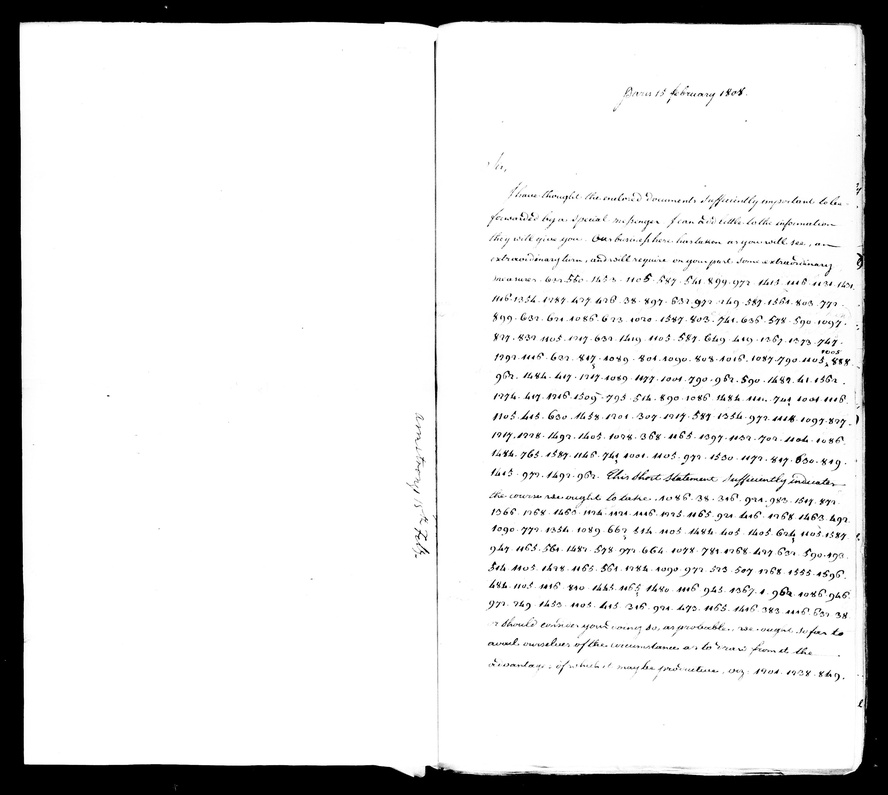
#> input picture ciphers/armstrong-madison-1808/images/M34-014-0024.jpg, 888 x 795 px, shrunk from 3333 x 2982 before the run
$ python segment.py ../../armstrong-madison-1808/images/M34-014-0024.jpg 5
#> lines starting #> are read from the running program, lines starting #| are printed output that depends on the picture
#!/usr/bin/env python3
"""D1A-D1411: split a line crop into ink groups by vertical-projection gaps (placement aid only).
  python3 d1a/segment.py CROP [mingap] -> prints x-ranges of groups"""
import sys
from PIL import Image
import numpy as np
def groups(path, mingap=14, thr=None):
#> called with mingap = 5
    g = np.asarray(Image.open(path).convert("L"), dtype=float)
    h = g.shape[0]; band = g[int(h*.2):int(h*.8)]
#> after `h = g.shape[0]`: h = 795
#> after `band = g[int(h * 0.2):int(h * 0.8)]`:
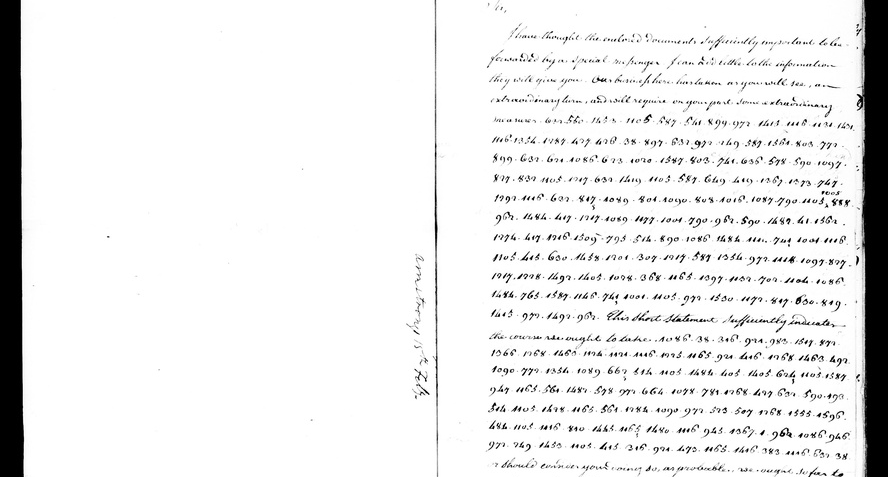
#> band: shape (477, 888) float64; min 0, max 255, mean 234
    t = thr or (np.median(band) - 60)
#> t = 195
    col = (band < t).sum(0) > 1
    out = []; x = 0; n = len(col)
#> after `n = len(col)`: n = 888
    while x < n:
        if col[x]:
            s = x
            while x < n and (col[x:x+mingap].any()):
                x += 1
            out.append((s, x))
        x += 1
#> this loop made 435 passes
#> s on passes 1, 84, 286, 386, 435: 0, 107, 311, 412, 487
#> after the loop, out = [(0, 24), (107, 109), (311, 312), (412, 438), (487, 888)]; x = 889
    return [o for o in out if o[1]-o[0] > 6]
if __name__ == "__main__":
    print(groups(sys.argv[1], int(sys.argv[2]) if len(sys.argv) > 2 else 14))

$ run again, on ciphers/armstrong-madison-1808/images/M34-014-0029.jpg
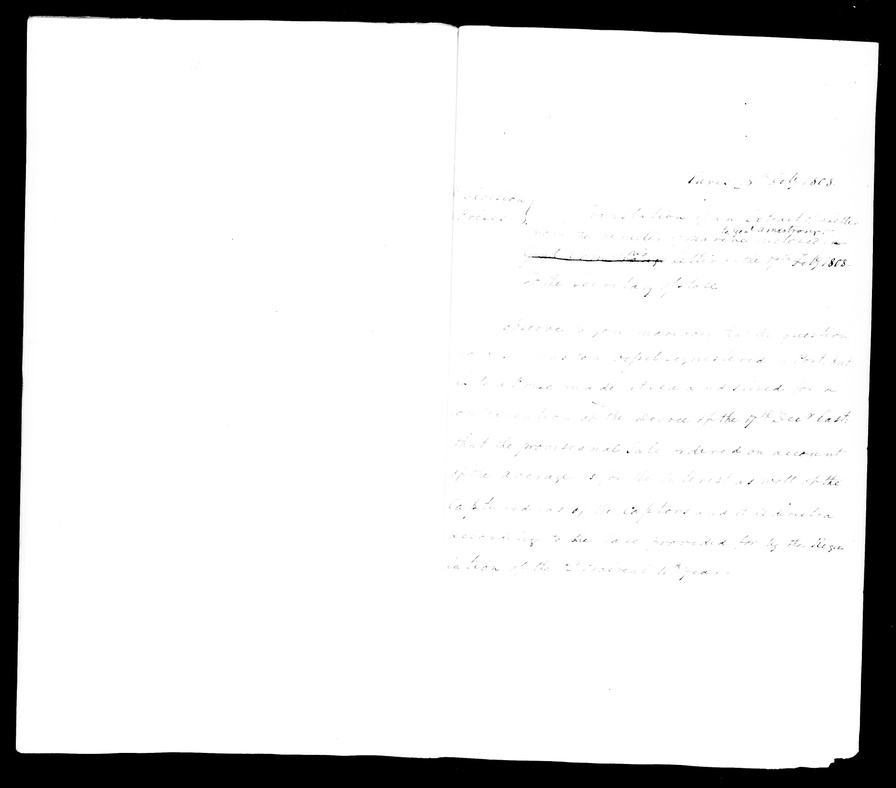
#> input picture ciphers/armstrong-madison-1808/images/M34-014-0029.jpg, 896 x 788 px, shrunk from 3728 x 3280 before the run
#> in groups, `band = g[int(h * 0.2):int(h * 0.8)]`:
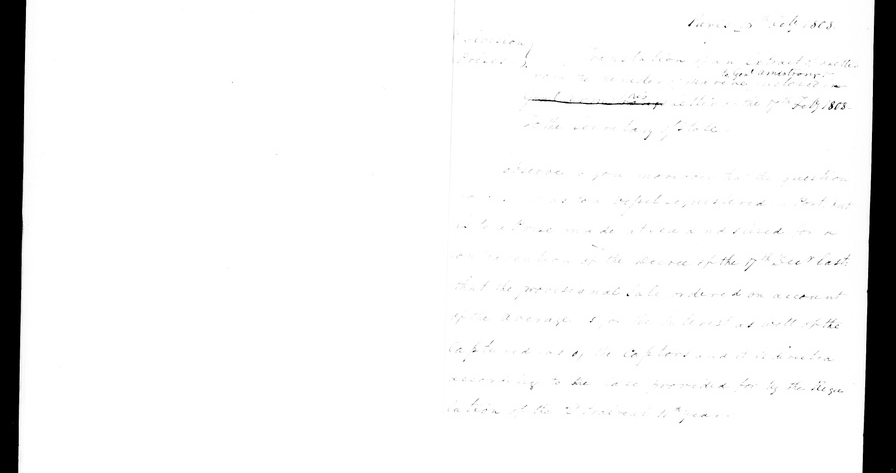
#> band: shape (473, 896) float64; min 0, max 255, mean 240.2
#> t = 195
#> n = 896
#> the loop in groups, `while x < n:` made 486 passes
#> s on passes 1, 427, 434, 442, 451, 456, 467, 474: 0, 453, 473, 484, 495, 501, 520, 714
#> after the loop in groups, `while x < n:`: out = [(0, 27), (453, 466), (473, 476), (484, 486), (495, 496), (501, 509), (520, 707), (714, 850), (862, 896)]; x = 897

$ run again, on ciphers/armstrong-madison-1808/images/M34-014-0030.jpg
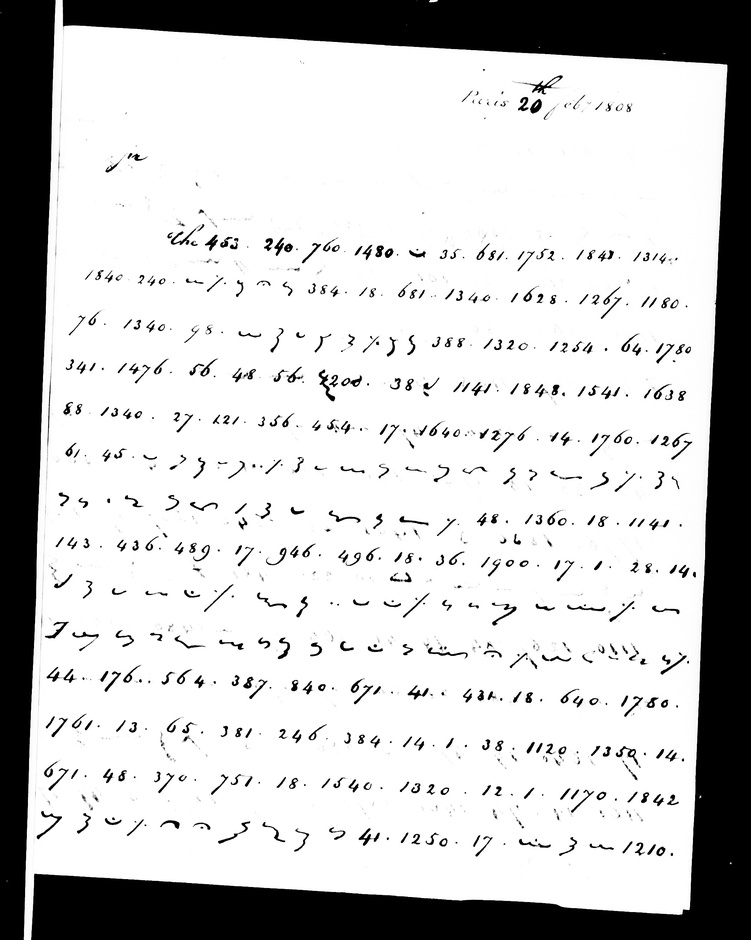
#> input picture ciphers/armstrong-madison-1808/images/M34-014-0030.jpg, 751 x 940 px, shrunk from 2096 x 2624 before the run
#> in groups, `band = g[int(h * 0.2):int(h * 0.8)]`:
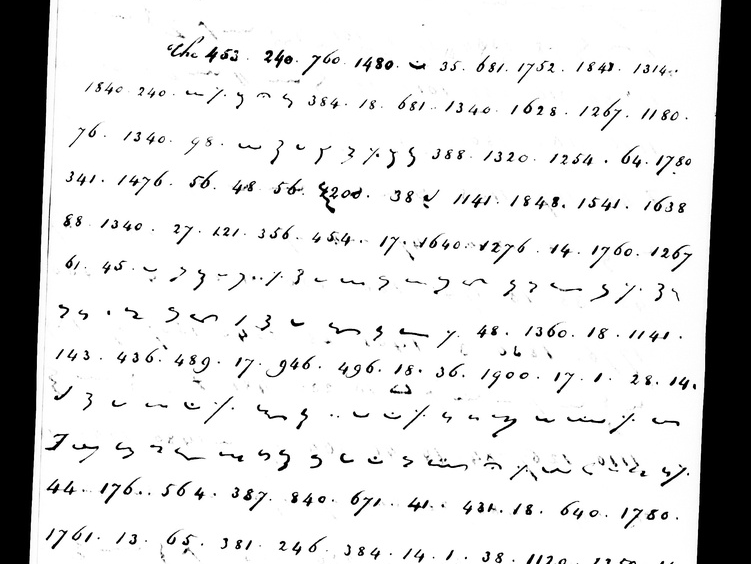
#> band: shape (564, 751) float64; min 0, max 255, mean 217.4
#> t = 195
#> n = 751
#> the loop in groups, `while x < n:` made 1 pass
#> (s, x) on pass 1: (0, 752)
#> after the loop in groups, `while x < n:`: out = [(0, 751)]; x = 752

$ run again, on ciphers/armstrong-madison-1808/images/M34-014-0031.jpg
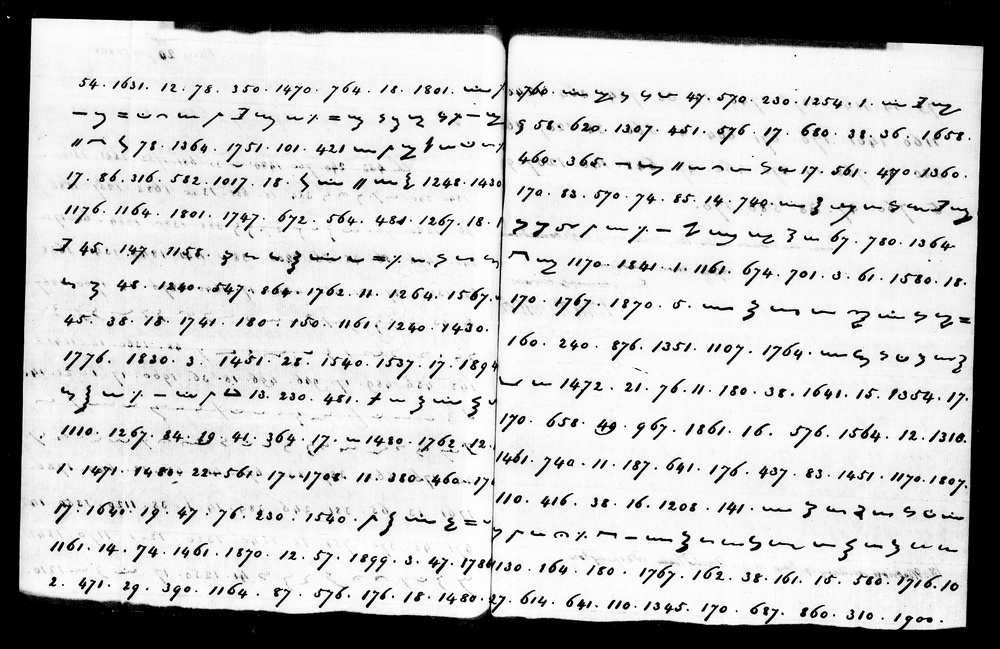
#> input picture ciphers/armstrong-madison-1808/images/M34-014-0031.jpg, 1000 x 649 px, shrunk from 3968 x 2576 before the run
#> in groups, `band = g[int(h * 0.2):int(h * 0.8)]`:
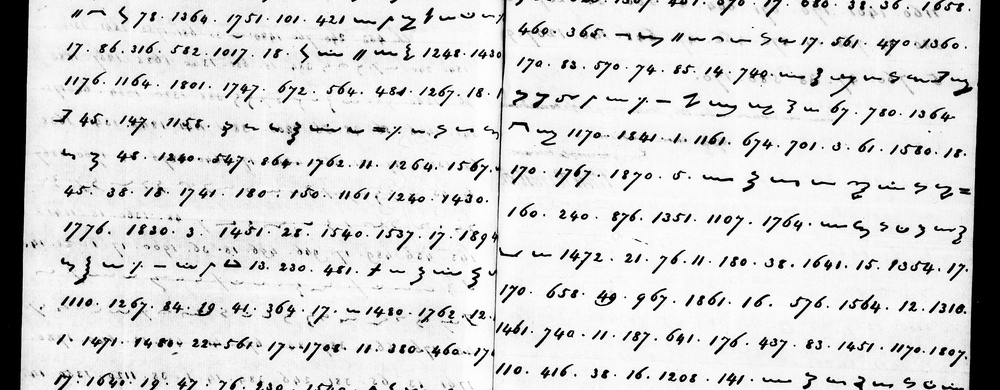
#> band: shape (390, 1000) float64; min 0, max 255, mean 212.5
#> t = 182
#> n = 1000
#> the loop in groups, `while x < n:` made 7 passes
#> (s, x) on passes 1, 7: (0, 47), (52, 1001)
#> after the loop in groups, `while x < n:`: out = [(0, 46), (52, 1000)]; x = 1001
